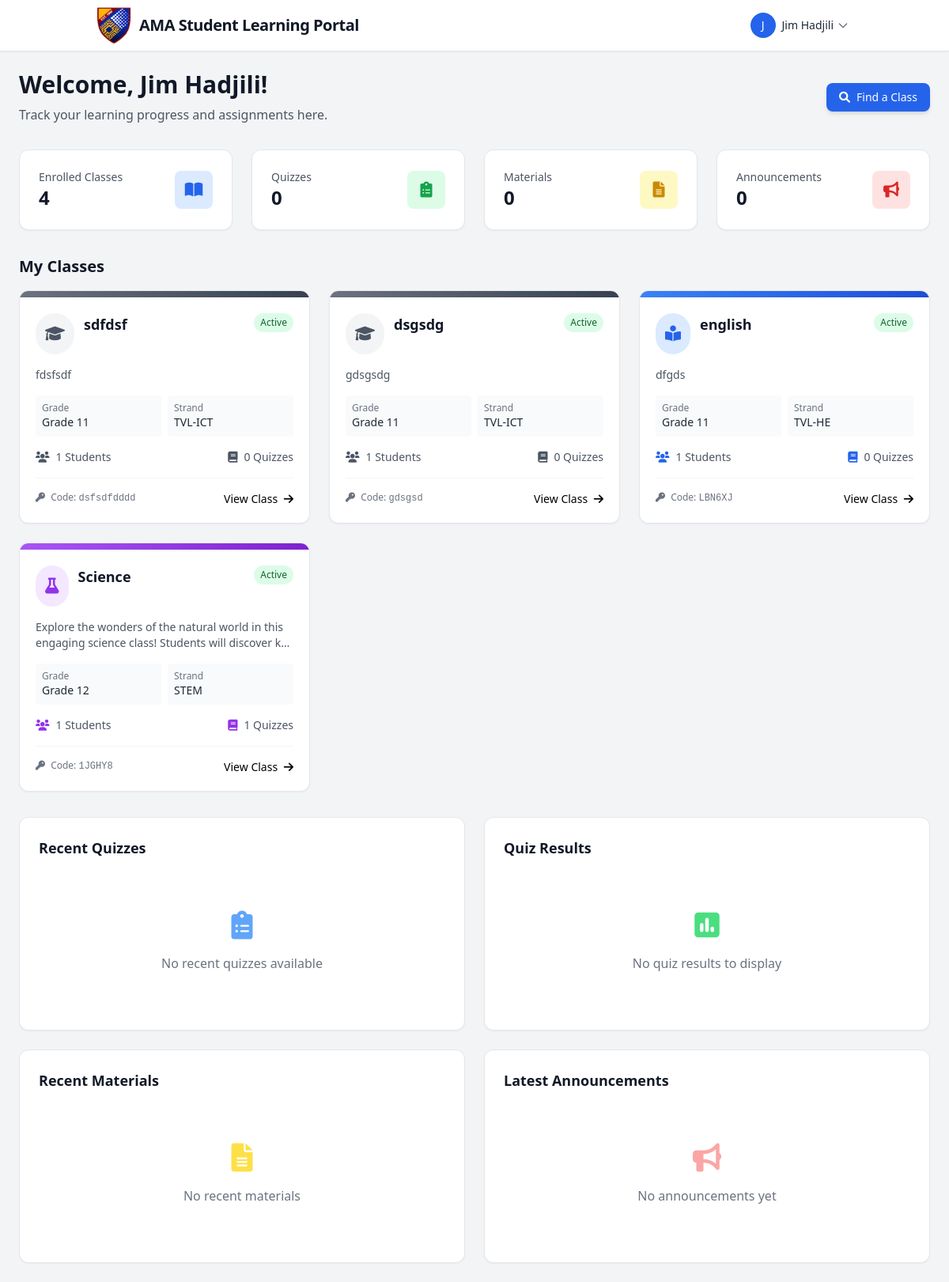
The app's page /Students/Contents/Dashboard/studentDashboard.php (signed in) with its own data.
### tables this page shows
CREATE TABLE `teacher_classes_tb` (
  `class_id` int(11) NOT NULL,
  `th_id` varchar(255) NOT NULL,
  `class_name` varchar(255) NOT NULL,
  `class_code` varchar(10) NOT NULL,
  `class_description` text DEFAULT NULL,
  `grade_level` varchar(20) NOT NULL,
  `strand` varchar(50) DEFAULT NULL,
  `status` enum('active','inactive','archived') NOT NULL DEFAULT 'active',
  `created_at` timestamp NOT NULL DEFAULT current_timestamp(),
  `updated_at` timestamp NOT NULL DEFAULT current_timestamp() ON UPDATE current_timestamp()
);

### Students/Functions/studentDashboardFunction.php (called while the page is built, shortened)
<?php
include_once '../../../Connection/conn.php';
$user_email = $_SESSION['user_email'];
$studentId = null;
$query = "SELECT st_id FROM students_profiles_tb WHERE st_email = ?";
$stmt = $conn->prepare($query);
$stmt->bind_param("s", $user_email);
$stmt->execute();
$result = $stmt->get_result();
if ($result->num_rows > 0) {
    $row = $result->fetch_assoc();
    $studentId = $row['st_id'];
}
function getSubjectFromClassName($className) {
    $classNameLower = strtolower($className);
    $subjectKeywords = [
        'english' => 'English',
        'math' => 'Math',
        'science' => 'Science',
        'history' => 'History',
        'arts' => 'Arts',
        'pe' => 'PE',
        'ict' => 'ICT',
        'home economics' => 'Home Economics',
    ];
    foreach ($subjectKeywords as $keyword => $subject) {
        if (strpos($classNameLower, $keyword) !== false) {
            return $subject;
        }
    }
    return 'Default';
}
$enrolledClasses = [];
if ($studentId) {
    $classQuery = "SELECT
                       tc.*,
                       (SELECT COUNT(DISTINCT ce.st_id) FROM class_enrollments_tb ce WHERE ce.class_id = tc.class_id AND ce.status = 'active') AS student_count,
                       (SELECT COUNT(q.quiz_id) FROM quizzes_tb q WHERE q.class_id = tc.class_id AND q.status = 'published') AS quiz_count
                   FROM teacher_classes_tb tc
                   INNER JOIN class_enrollments_tb ce_main ON tc.class_id = ce_main.class_id
                   WHERE ce_main.st_id = ? AND tc.status = 'active'
                   ORDER BY tc.created_at DESC";
    $classStmt = $conn->prepare($classQuery);
    $classStmt->bind_param("s", $studentId);
    $classStmt->execute();
    $classResult = $classStmt->get_result();
    while ($class = $classResult->fetch_assoc()) {
        $class['class_subject'] = getSubjectFromClassName($class['class_name']);
        $enrolledClasses[] = $class;
    }
}
?>

### Students/Contents/Dashboard/DashboardsIncludes/studentsClassSection.php (the view, shortened to what this page needs)
<div class="mb-8">
    <div class="flex justify-between items-center mb-4">
        <h2 class="text-xl font-bold text-gray-900">My Classes</h2>
    </div>
    <?php
    $statusColors = [
        'active' => 'bg-green-100 text-green-800',
        'inactive' => 'bg-red-100 text-red-800',
        'archived' => 'bg-gray-100 text-gray-800',
        'pending' => 'bg-yellow-100 text-yellow-800',
    ];
    $subjectStyles = [
        'English' => [
            'strip' => 'from-blue-500 to-blue-700',
            'icon_bg' => 'bg-blue-100',
            'icon_color' => 'text-blue-600',
            'icon_class' => 'fas fa-book-reader'
        ],
        'Math' => [
            'strip' => 'from-green-500 to-green-700',
            'icon_bg' => 'bg-green-100',
            'icon_color' => 'text-green-600',
            'icon_class' => 'fas fa-calculator'
        ],
        'Science' => [
            'strip' => 'from-purple-500 to-purple-700',
            'icon_bg' => 'bg-purple-100',
            'icon_color' => 'text-purple-600',
            'icon_class' => 'fas fa-flask'
        ],
        'History' => [
            'strip' => 'from-yellow-500 to-yellow-700',
            'icon_bg' => 'bg-yellow-100',
            'icon_color' => 'text-yellow-600',
            'icon_class' => 'fas fa-landmark'
        ],
        'Arts' => [
            'strip' => 'from-pink-500 to-pink-700',
            'icon_bg' => 'bg-pink-100',
            'icon_color' => 'text-pink-600',
            'icon_class' => 'fas fa-paint-brush'
        ],
        'PE' => [
            'strip' => 'from-red-500 to-red-700',
            'icon_bg' => 'bg-red-100',
            'icon_color' => 'text-red-600',
            'icon_class' => 'fas fa-running'
        ],
        'ICT' => [
            'strip' => 'from-indigo-500 to-indigo-700',
            'icon_bg' => 'bg-indigo-100',
            'icon_color' => 'text-indigo-600',
            'icon_class' => 'fas fa-laptop-code'
        ],
        'Home Economics' => [
            'strip' => 'from-orange-500 to-orange-700',
            'icon_bg' => 'bg-orange-100',
            'icon_color' => 'text-orange-600',
            'icon_class' => 'fas fa-utensils'
        ],
        'Default' => [
            'strip' => 'from-gray-500 to-gray-700',
            'icon_bg' => 'bg-gray-100',
            'icon_color' => 'text-gray-600',
            'icon_class' => 'fas fa-graduation-cap'
        ]
    ];
    ?>
    <?php if (empty($enrolledClasses)): ?>
        <div class="bg-white rounded-xl shadow-sm border border-gray-200 p-8 text-center">
            <div class="inline-block mb-4 p-4 bg-blue-50 rounded-full">
                <i class="fas fa-graduation-cap text-blue-500 text-3xl"></i>
            </div>
            <h3 class="text-lg font-medium text-gray-900 mb-2">No Classes Yet</h3>
            <p class="text-gray-500 mb-6 max-w-md mx-auto">You haven't enrolled in any classes yet. Join a class using the class code provided by your teacher.</p>
            <button onclick="showJoinClassModal()" class="bg-blue-primary hover:bg-blue-dark text-white px-6 py-2 rounded-lg text-sm font-medium transition-colors duration-200 inline-flex items-center">
                <i class="fas fa-search mr-2"></i> Join Your First Class
            </button>
        </div>
    <?php else: ?>
        <div class="grid grid-cols-1 md:grid-cols-2 lg:grid-cols-3 gap-6">
            <?php
            $initialDisplayCount = 6;
            foreach ($enrolledClasses as $index => $class):
                $isHidden = ($index >= $initialDisplayCount) ? 'hidden' : '';
                $description = !empty($class['class_description']) ? $class['class_description'] : 'No description provided.';
                $strand = !empty($class['strand']) ? $class['strand'] : 'N/A';
                $studentCount = $class['student_count'] ?? 0;
                $quizCount = $class['quiz_count'] ?? 0;
                $subject = $class['class_subject'] ?? 'Default';
                $style = $subjectStyles[$subject] ?? $subjectStyles['Default'];
            ?>
                <a href="../Pages/classDetails.php?class_id=<?php echo $class['class_id']; ?>"
                    class="group relative overflow-hidden bg-white rounded-xl shadow-sm border border-gray-200 hover:shadow-md transition-shadow duration-200 class-card <?php echo $isHidden; ?>"
                    data-index="<?php echo $index; ?>">
                    <div class="h-2 bg-gradient-to-r <?php echo $style['strip']; ?>"></div>
                    <div class="p-5">
                        <div class="flex justify-between items-start mb-4">
                            <div class="inline-block p-3 rounded-full <?php echo $style['icon_bg']; ?> mr-3">
                                <i class="<?php echo $style['icon_class']; ?> text-xl <?php echo $style['icon_color']; ?>"></i>
                            </div>
                            <h3 class="font-semibold text-lg text-gray-900 flex-grow"><?php echo htmlspecialchars($class['class_name']); ?></h3>
                            <span class="px-2 py-1 text-xs rounded-full <?php echo isset($statusColors[$class['status']]) ? $statusColors[$class['status']] : $statusColors['inactive']; ?>">
                                <?php echo ucfirst($class['status']); ?>
                            </span>
                        </div>
                        <p class="text-sm text-gray-600 mb-4 line-clamp-2"><?php echo htmlspecialchars($description); ?></p>
                        <div class="grid grid-cols-2 gap-2 mb-4">
                            <div class="bg-gray-50 p-2 rounded">
                                <p class="text-xs text-gray-500">Grade</p>
                                <p class="font-medium text-sm text-gray-800">Grade <?php echo htmlspecialchars($class['grade_level']); ?></p>
                            </div>
                            <div class="bg-gray-50 p-2 rounded">
                                <p class="text-xs text-gray-500">Strand</p>
                                <p class="font-medium text-sm text-gray-800"><?php echo htmlspecialchars($strand); ?></p>
                            </div>
                        </div>
                        <div class="flex justify-between text-sm">
                            <div class="flex items-center text-gray-600">
                                <i class="fas fa-users mr-2 <?php echo $style['icon_color']; ?>"></i>
                                <span><?php echo $studentCount; ?> Students</span>
                            </div>
                            <div class="flex items-center text-gray-600">
                                <i class="fas fa-book mr-2 <?php echo $style['icon_color']; ?>"></i>
                                <span><?php echo $quizCount; ?> Quizzes</span>
                            </div>
                        </div>
                        <div class="mt-4 pt-4 border-t border-gray-100 flex justify-between">
                            <div class="text-xs text-gray-500">
                                <i class="fas fa-key mr-1"></i>
                                Code: <span class="font-mono font-medium"><?php echo htmlspecialchars($class['class_code']); ?></span>
                            </div>
                            <div class="text-purple-primary hover:text-purple-dark text-sm font-medium">
                                View Class <i class="fas fa-arrow-right ml-1"></i>
                            </div>
                        </div>
                    </div>
                </a>
            <?php endforeach; ?>
        </div>
    <?php endif; ?>
</div>

### records on screen
teacher_classes_tb: class_name "sdfdsf", status "Active", class_description "fdsfsdf", grade_level "11", strand "TVL-ICT", studentCount "1", quizCount "0", class_code "dsfsdfdddd"
teacher_classes_tb: class_name "dsgsdg", status "Active", class_description "gdsgsdg", grade_level "11", strand "TVL-ICT", studentCount "1", quizCount "0", class_code "gdsgsd"
teacher_classes_tb: class_name "english", status "Active", class_description "dfgds", grade_level "11", strand "TVL-HE", studentCount "1", quizCount "0", class_code "LBN6XJ"
teacher_classes_tb: class_name "Science", status "Active", class_description "Explore the wonders of the natural world in this engaging science class! Students will discover…", grade_level "12", strand "STEM", studentCount "1", quizCount "1", class_code "1JGHY8"

### other values on screen
substr($user_name, 0, 1) "J"
$user_name "Jim Hadjili"
$enrolledCount "4"
